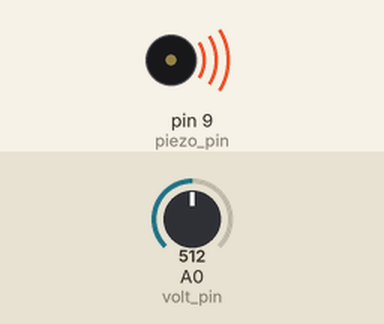
This sketch was run on a simulated Arduino Uno, built with avr-gcc and run on an emulated ATmega328P. On the bench: buzzer (waves = sounding). The test bench sets the inputs (shaded band); at power-on: A0 (volt_pin) = 512. What the sketch prints to the serial monitor is not drawn.

Above: at 0.1 s.
Timing chart, 0 to 1.6 s (numbered marks = the images above):
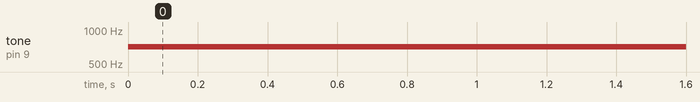

Measured:
- by itself, tone on pin 9 (piezo_pin): silent → 712 Hz at 0.00 s

The sketch:

04_photoresistor_tone.ino
```cpp
int power_pin = 3;
int volt_pin = 0;
int piezo_pin = 9;

void setup() {
  // put your setup code here, to run once:
  pinMode(power_pin, OUTPUT);
  digitalWrite(power_pin, HIGH);
  Serial.begin(9600);
}

void loop() {
  // put your main code here, to run repeatedly:
  int read_val = analogRead(volt_pin);
  Serial.println(read_val);
  tone(piezo_pin, 200 + read_val);
  delay(100);
}
```
